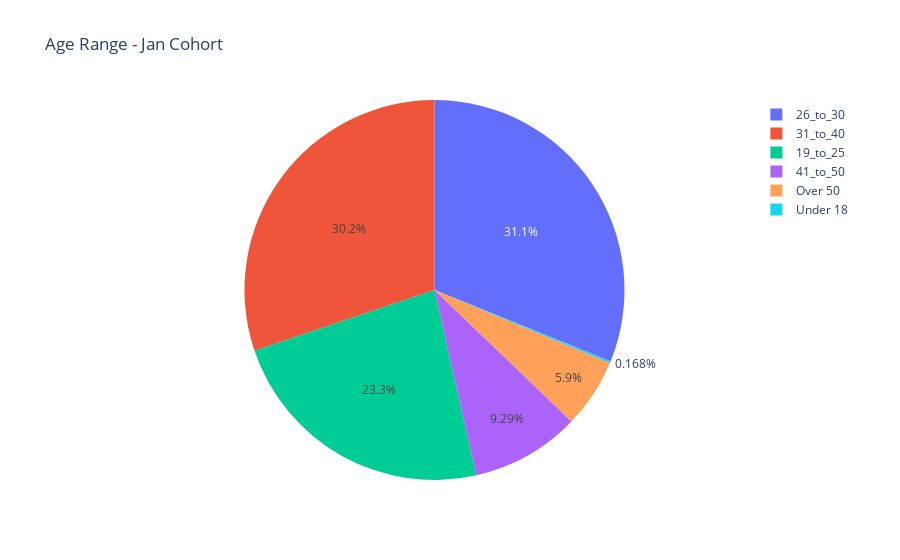

The notebook cell this image was saved under:
### Code cell
fig = px.pie(jan_cohort_age, values=age_counts, names = age_counts.keys(), title='Age Range - Jan Cohort')
fig.show()

### Figure 1 — Plotly figure (JSON) as saved in the notebook; plotly's stock layout.template omitted (floating-point values rounded to 4 significant figures)
{"data": [{"domain": {"x": [0, 1], "y": [0, 1]}, "hovertemplate": "label=%{label}<br>value=%{value}<extra></extra>", "labels": ["26_to_30", "31_to_40", "19_to_25", "41_to_50", "Over 50", "Under 18"], "legendgroup": "", "name": "", "showlegend": true, "type": "pie", "values": [5915, 5738, 4439, 1766, 1121, 32]}], "layout": {"legend": {"tracegroupgap": 0}, "title": {"text": "Age Range - Jan Cohort"}}}
